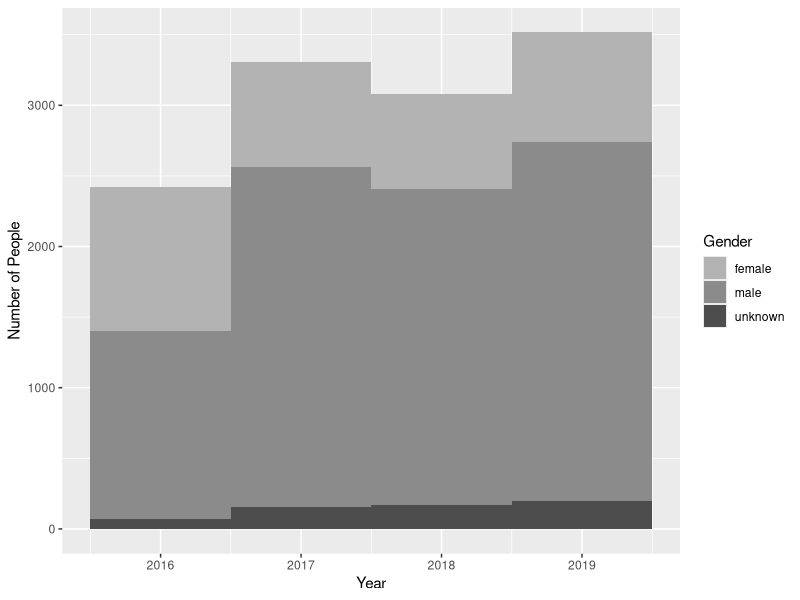
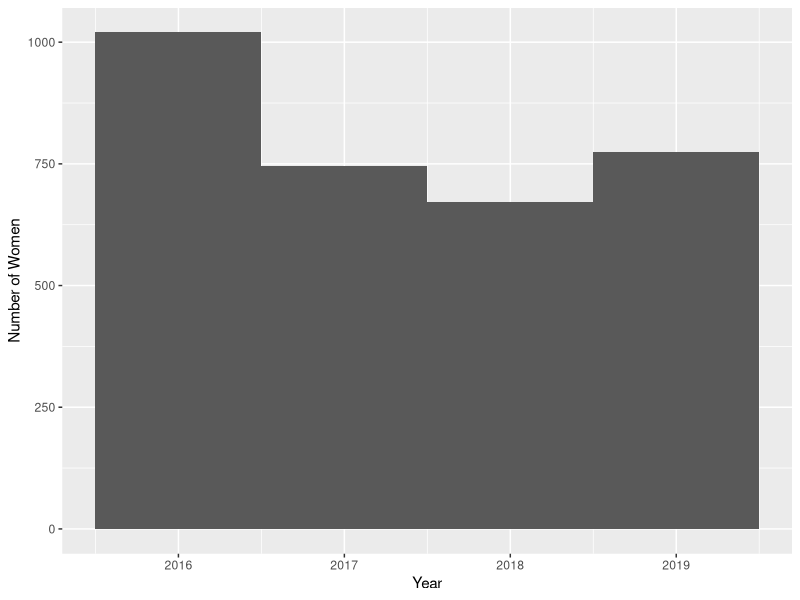
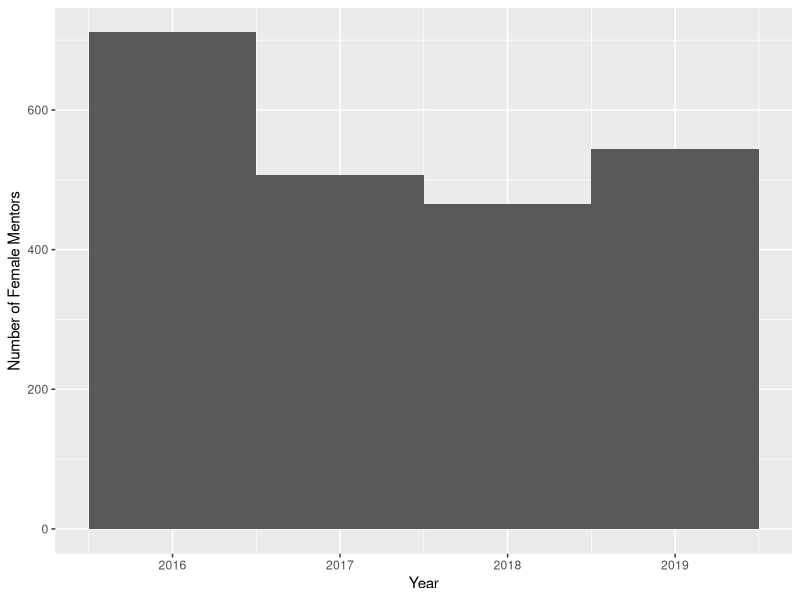
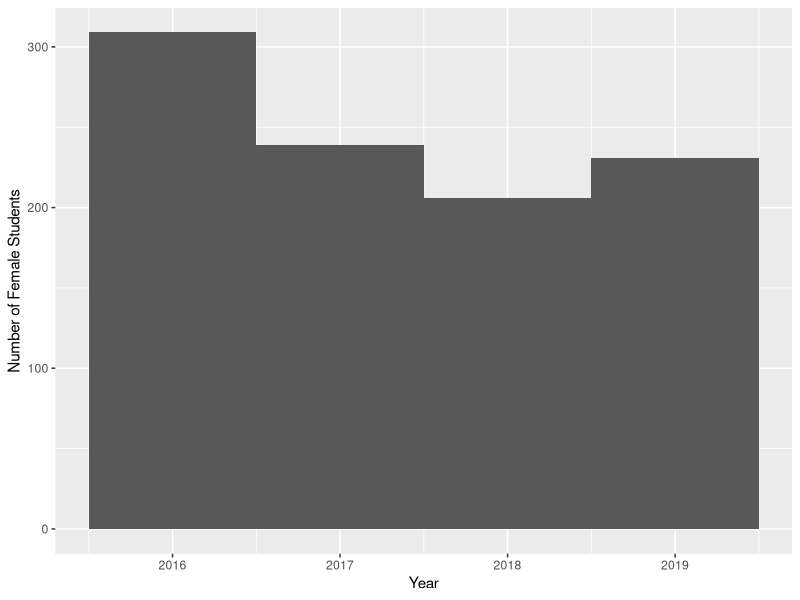
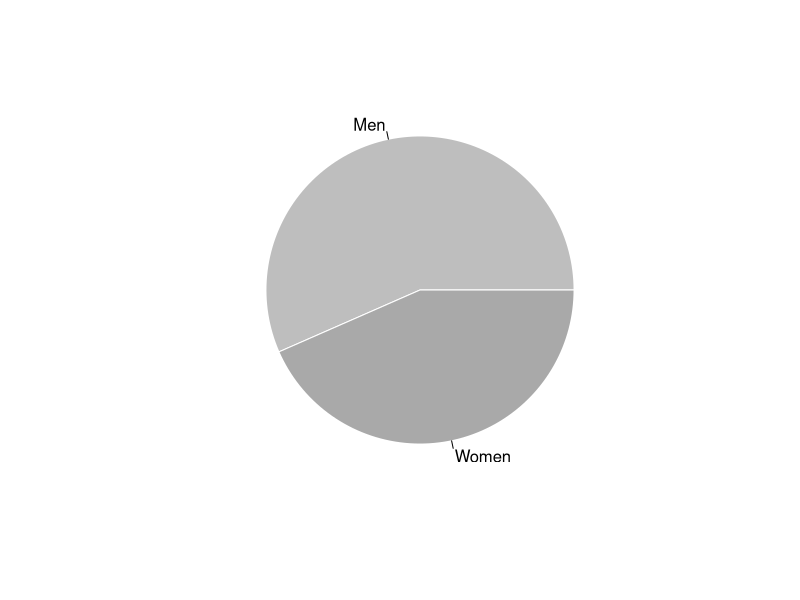
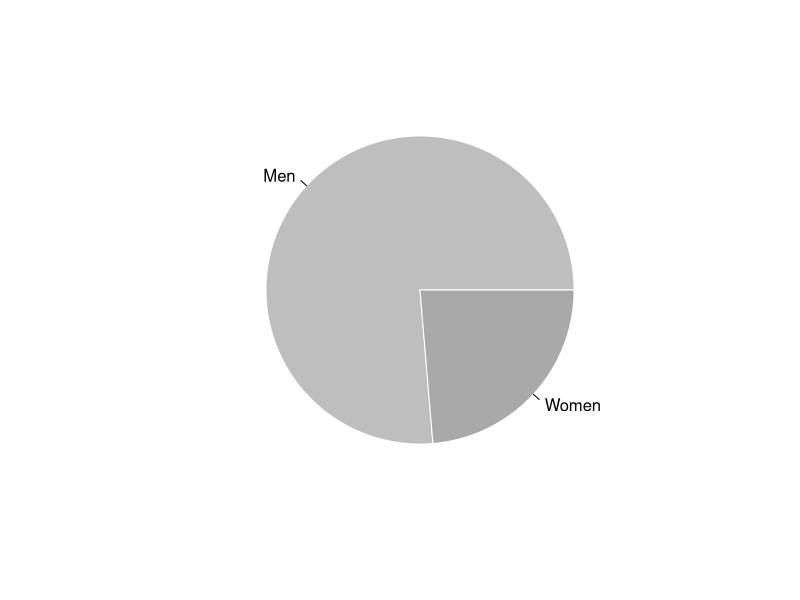
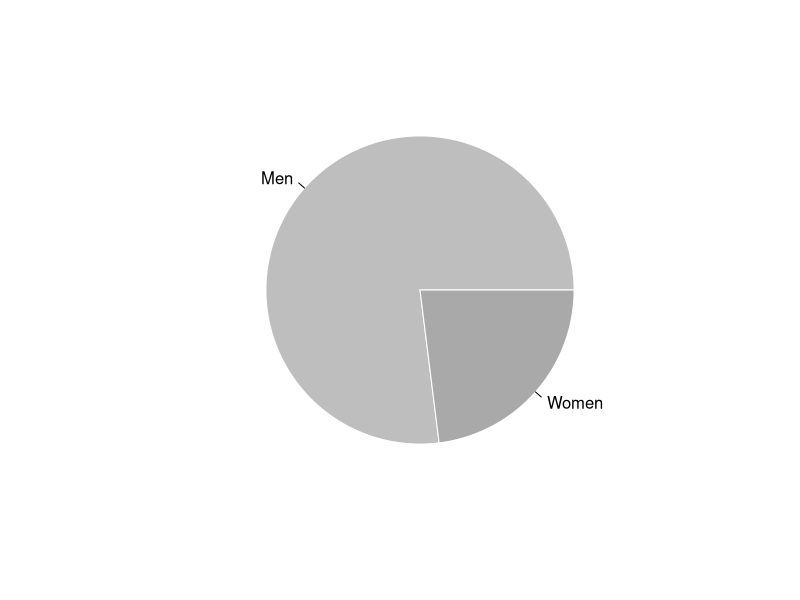
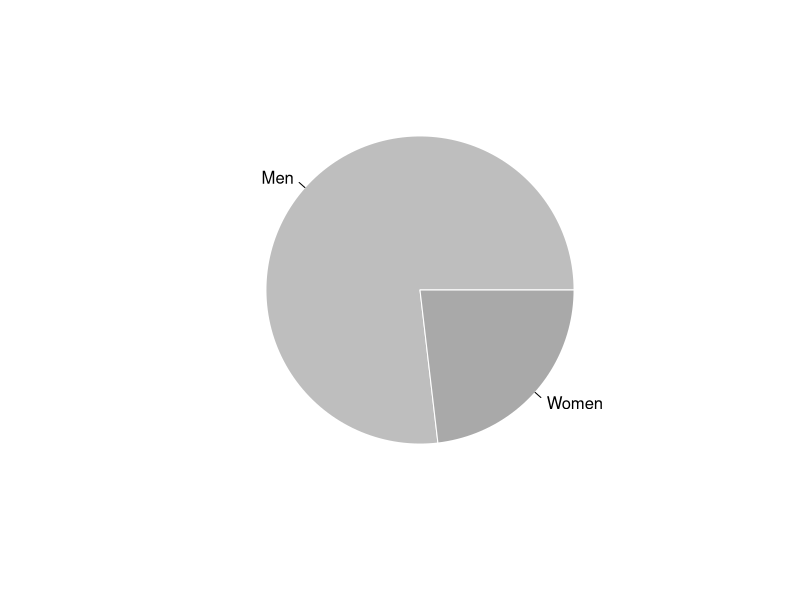

The R source for these figures, in order:
## ---- chunk 1
knitr::opts_chunk$set(echo = TRUE)
library(dplyr)
library(ggplot2)
## ---- chunk 2
gsoc_data <- read.csv(file="gsoc_data.csv", header=TRUE, sep=",")

## ---- chunk 3
pt <- qplot(x = Year, fill = Gender, data = gsoc_data, binwidth = 1, xlab="Year", ylab="Number of People")

pt + scale_fill_grey(start = 0.7, end = 0.3)

## ---- chunk 4
mulheres <- gsoc_data %>%
  filter(Gender == "female")
## ---- chunk 5
qplot(x = Year, data = mulheres, binwidth = 1, xlab="Year", ylab="Number of Women") 
## ---- chunk 6
mulheres <- gsoc_data %>%
  filter(Gender == "female" & Person.Type == "mentor")
## ---- chunk 7
qplot(x = Year, data = mulheres, binwidth = 1, xlab="Year", ylab="Number of Female Mentors")
## ---- chunk 8
mulheres <- gsoc_data %>%
  filter(Gender == "female" & Person.Type == "student")
## ---- chunk 9
qplot(x = Year, data = mulheres, binwidth = 1, xlab="Year", ylab="Number of Female Students")
## ---- chunk 10
pctMulheres1 = (nrow(gsoc_data %>% filter(Year == "2016" & Gender=="female")) / nrow(gsoc_data %>% filter(Year == "2016"))) * 100

pctMulheres1
## ---- chunk 11
pctHomens = (nrow(gsoc_data %>% filter(Year == "2016" & Gender=="male")) / nrow(gsoc_data %>% filter(Year == "2016"))) * 100

pctHomens
## ---- chunk 12
listavalores <- c(pctHomens, pctMulheres1)
listalabels <- c("Men", "Women")

pie(listavalores, listalabels, border="white", col=c("grey","darkgray"))
## ---- chunk 13
pctMulheres2 = (nrow(gsoc_data %>% filter(Year == "2017" & Gender=="female")) / nrow(gsoc_data %>% filter(Year == "2017"))) * 100

pctMulheres2
## ---- chunk 14
pctHomens = (nrow(gsoc_data %>% filter(Year == "2017" & Gender=="male")) / nrow(gsoc_data %>% filter(Year == "2017"))) * 100

pctHomens
## ---- chunk 15
listavalores <- c(pctHomens, pctMulheres2)
listalabels <- c("Men", "Women")

pie(listavalores, listalabels, border="white", col=c("grey","darkgray"))
## ---- chunk 16
pctMulheres3 = (nrow(gsoc_data %>% filter(Year == "2018" & Gender=="female")) / nrow(gsoc_data %>% filter(Year == "2018"))) * 100

pctMulheres3
## ---- chunk 17
pctHomens = (nrow(gsoc_data %>% filter(Year == "2018" & Gender=="male")) / nrow(gsoc_data %>% filter(Year == "2018"))) * 100

pctHomens
## ---- chunk 18
listavalores <- c(pctHomens, pctMulheres3)
listalabels <- c("Men", "Women")


pie(listavalores, listalabels, border="white", col=c("grey","darkgray"))
## ---- chunk 19
pctMulheres4 = (nrow(gsoc_data %>% filter(Year == "2019" & Gender=="female")) / nrow(gsoc_data %>% filter(Year == "2019"))) * 100

pctMulheres4
## ---- chunk 20
pctMulheres4 = (nrow(gsoc_data %>% filter(Gender=="female")) / nrow(gsoc_data)) * 100

pctMulheres4
## ---- chunk 21
pctHomens = (nrow(gsoc_data %>% filter(Year == "2019" & Gender=="male")) / nrow(gsoc_data %>% filter(Year == "2019"))) * 100

pctHomens
## ---- chunk 22
listavalores <- c(pctHomens, pctMulheres3)
listalabels <- c("Men", "Women")


pie(listavalores, listalabels, border="white", col=c("grey","darkgray"))
## ---- chunk 23
porcentagemMulheres <- c(pctMulheres1,pctMulheres2,pctMulheres3,pctMulheres4)
anos <- c(2016 , 2017, 2018, 2019)

porcentagemMulheresPorAno <- data.frame(porcentagemMulheres,anos)

qplot(x = anos, y = porcentagemMulheres, data = porcentagemMulheresPorAno, geom = "line", xlab="Year", ylab="Women Percentage")
## ---- chunk 24
qtdMentores = (nrow(gsoc_data %>% filter(Person.Type == "mentor")))
qtdEstudantes = (nrow(gsoc_data %>% filter(Person.Type == "student")))

qtdMentores
qtdEstudantes
## ---- chunk 25
listavalores <- c(qtdMentores, qtdEstudantes)
listalabels <- c("Mentors", "Students")


pie(listavalores, listalabels, border="white", col=c("grey","darkgray"))
## ---- chunk 26
pctMulheresMentoras = (nrow(gsoc_data %>% filter(Person.Type == "mentor" & Gender=="female")) / nrow(gsoc_data %>% filter(Gender == "female"))) * 100

pctHomensMentores = (nrow(gsoc_data %>% filter(Person.Type == "mentor" & Gender == "male")) / nrow(gsoc_data %>% filter(Gender == "male"))) * 100


pctMulheresMentoras
pctHomensMentores
## ---- chunk 27
tecnologias.tb <- table(gsoc_data$Technology)

barplot(tecnologias.tb, las=2)
## ---- chunk 28
tecnologias.tb <- sort(tecnologias.tb)

barplot(tail(tecnologias.tb, 5), las=2, cex.names=0.8)
## ---- chunk 29
topicos.tb <- table(gsoc_data$Topic)
barplot(topicos.tb, las=2)
## ---- chunk 30
topicos.tb <- sort(topicos.tb)

barplot(tail(topicos.tb, 20), las=2, cex.names=0.5)
## ---- chunk 31
topicos.tb <- sort(topicos.tb)

barplot(tail(topicos.tb, 5), las=1, cex.names=0.8)
## ---- chunk 32
qtd2016 = nrow(gsoc_data %>% filter(Year == "2016"))
qtd2017 = nrow(gsoc_data %>% filter(Year == "2017"))
qtd2018 = nrow(gsoc_data %>% filter(Year == "2018"))
qtd2019 = nrow(gsoc_data %>% filter(Year == "2019"))

